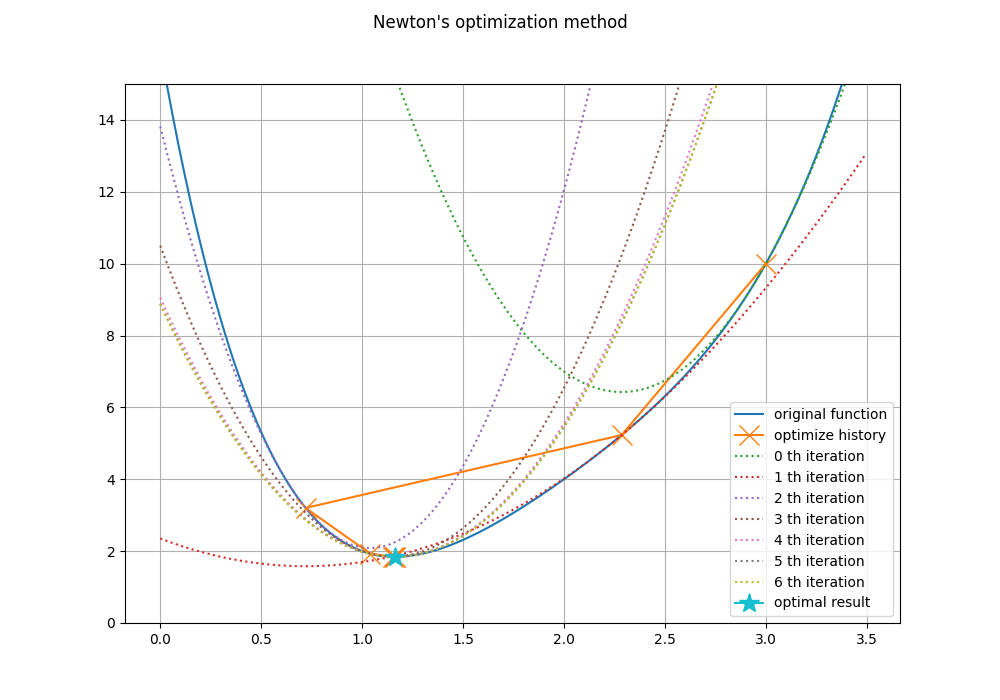

This figure's Python source:
import numpy as np
import matplotlib.pyplot as plt

EPSILON = 0.001


def func(x):
    return (x - 2)**4 + x**2


def deriv_1st_func(x):
    return 4*(x - 2)**3 + 2 * x


def deriv_2nd_func(x):
    return 12*(x - 2)**2 + 2


def newton_method(func, deriv_1st_func, deriv_2nd_func, x0):
    x = x0

    x_hist = [x]

    while abs(deriv_1st_func(x)) > EPSILON:
        d = - deriv_1st_func(x) / deriv_2nd_func(x)
        x = x + d
        x_hist.append(x)

    return x, x_hist


def visualize(func, start, end, ax, label, linestyle="solid"):
    x_list = np.arange(start, end, 0.01)
    y_list = [func(x) for x in x_list]
    ax.plot(x_list, y_list, label=label, linestyle=linestyle)


def main():

    # visualize original func
    fig = plt.figure(figsize=(10.0, 7.0))
    ax = fig.add_subplot()
    ax.grid()
    ax.set_ylim([0, 15.0])
    visualize(func, 0, 3.5, ax, "original function")

    # run newton method with initial guess
    x, x_hist = newton_method(func, deriv_1st_func, deriv_2nd_func, 3)

    # plot optimize hist
    ax.plot(x_hist, list(map(func, x_hist)),
            marker='x', markersize=15, label="optimize history")

    # plot approximated function
    for idx, x0 in enumerate(x_hist):
        q = lambda d: func(x0) + deriv_1st_func(x0) * (d - x0) + (1.0/2) * (d - x0) * deriv_2nd_func(x0) * (d - x0)
        visualize(q, 0, 3.5, ax, "{} th iteration".format(idx), "dotted")

    # plot optimal result
    ax.plot(x, func(x),
            marker='*', markersize=15, label="optimal result")

    fig.suptitle("Newton's optimization method")
    ax.legend()
    plt.show()


if __name__ == "__main__":
    main()
